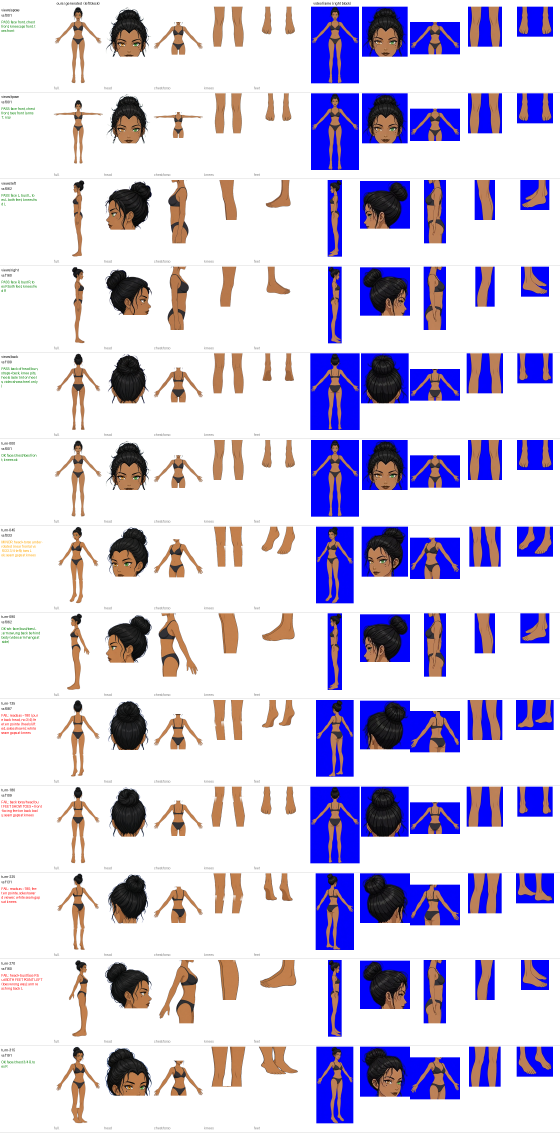
#> input picture body_tools/work/apose_turn/direction_check.png, 1680 x 3400 px, given in place of f033.png, which was not available (shown at 1/3 size)
$ python -i mirror_sharp.py   (imports and definitions only)
#> lines starting #> are read from the running program, lines starting #| are printed output that depends on the picture; after the words box and inside, x2 and y2 are one past the last pixel; in counts of white or black regions, pixels touching at a corner belong together; pictures that were not available may be replaced by others from this repository, and a replacement may not be noted
### body_tools/work/apose_turn/seg.py
import numpy as np
from PIL import Image
from scipy import ndimage as nd
def mask_of(path):
    a=np.array(Image.open(path).convert('RGB')).astype(int)
    blue=(a[...,2]-np.maximum(a[...,0],a[...,1]))>120
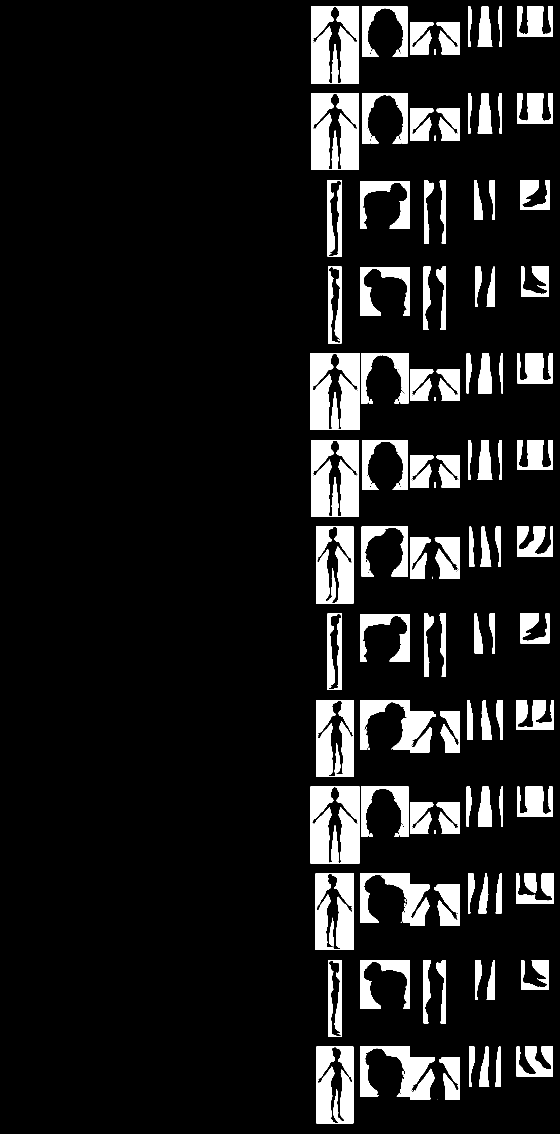
#> blue: shape (3400, 1680) bool (shown at 1/3 size); 10.7% white; 137 white regions (19 under 20 px), largest, box (x1, y1, x2, y2) and area: (931, 1060, 1079, 1290) 27216, (931, 2360, 1079, 2590) 27216, (933, 20, 1077, 250) 26569
    m=~blue
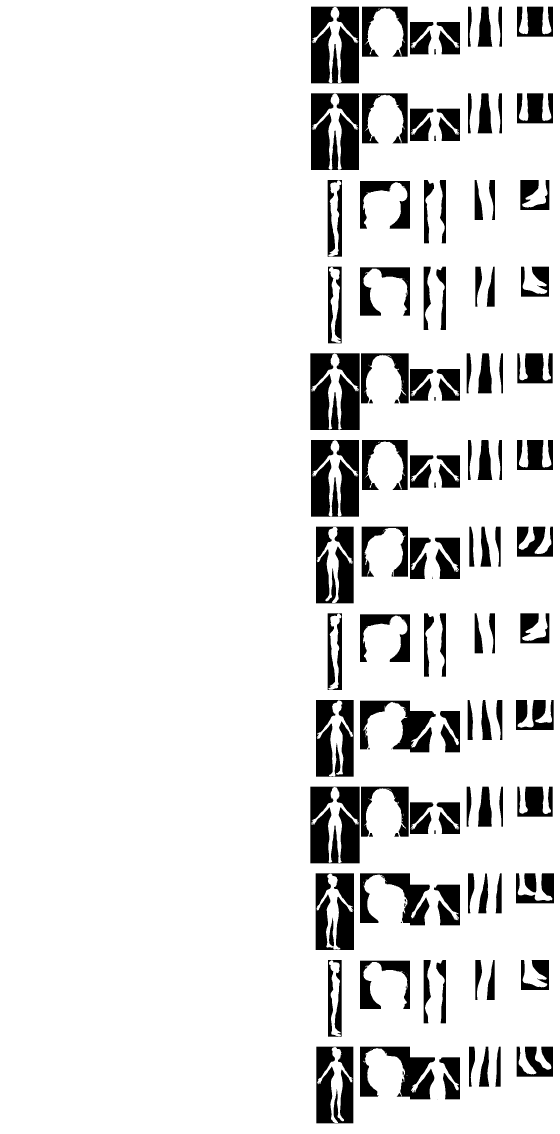
#> m: shape (3400, 1680) bool (shown at 1/3 size); 89.3% white; 137 black regions (19 under 20 px), largest, box (x1, y1, x2, y2) and area: (931, 1060, 1079, 1290) 27216, (931, 2360, 1079, 2590) 27216, (933, 20, 1077, 250) 26569
    lab,n=nd.label(m);
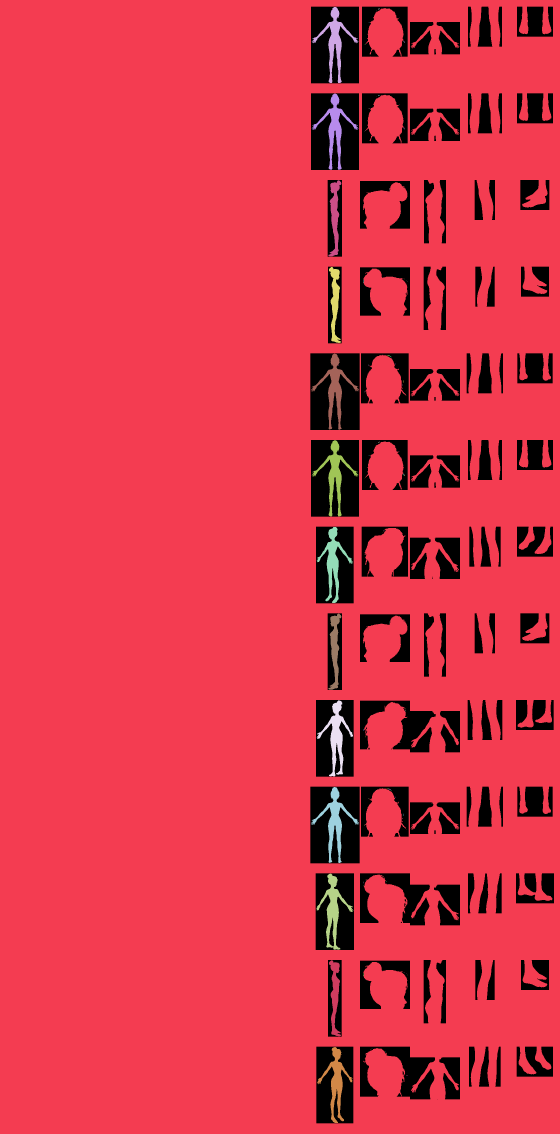
#> lab: shape (3400, 1680) int32 (shown at 1/3 size); 110 distinct labels, from 0 to 109; one colour per label, 0 black
#> n = 109
    if n==0: return m
    sz=nd.sum(m,lab,range(1,n+1));keep=np.isin(lab,1+np.nonzero(sz>=200)[0])
#> after `sz = nd.sum(m, lab, range(1, n + 1))`: sz = 109 values, max 5026092 at index 0, min 1 at index 4, mean 46798.8
#> after `keep = np.isin(lab, 1 + np.nonzero(sz >= 200)[0])`: keep: shape (3400, 1680) bool; 89.3% white; 137 black regions (19 under 20 px), largest, box (x1, y1, x2, y2) and area: (931, 1060, 1079, 1290) 27220, (931, 2360, 1079, 2590) 27220, (933, 20, 1077, 250) 26570
    return nd.binary_fill_holes(keep)|keep
#> returned value: shape (3400, 1680) bool; every value is 1

### body_tools/work/apose_turn/diagonals/mirror_sharp.py
# silhouette at theta+180 = mirror of silhouette at theta (orthographic) -> check 135 vs mirror(f191), 225 vs mirror(f033), and vice versa
import sys, json, numpy as np
from PIL import Image
from scipy import ndimage as nd
sys.path.insert(0,'/workspace/shadowveil/body_tools/work/apose_turn'); from seg import mask_of
FR='/workspace/shadowveil/reference/apose_turn/frames/f%03d.png'
def norm(f,mirror=False):
    m=mask_of(FR%f); ys,xs=np.nonzero(m); t,b=ys.min(),ys.max(); s=1000/(b-t)
#> after `t, b = (ys.min(), ys.max())`: t = 0; b = 3399
#> after `s = 1000 / (b - t)`: s = 0.294
    hb=m[int(t+.45*(b-t)):int(t+.5*(b-t))]; cx=np.median(np.nonzero(hb)[1])
#> after `hb = m[int(t + 0.45 * (b - t)):int(t + 0.5 * (b - t))]`: hb: shape (170, 1680) bool; every value is 1
#> after `cx = np.median(np.nonzero(hb)[1])`: cx = 839.5
    if mirror: m=m[:,::-1]; cx=m.shape[1]-1-cx
    im=Image.fromarray((m*255).astype(np.uint8)).transform((800,1100),Image.AFFINE,(1/s,0,cx-400/s,0,1/s,t-50/s),resample=Image.BILINEAR)
#> im: PIL image 800x1100 L; 56.1% white; 1 black region, box (x1, y1, x2, y2) and area: (0, 0, 800, 1100) 386000
    return np.array(im)>127
#> call 2 of norm, with f = 191, mirror = True
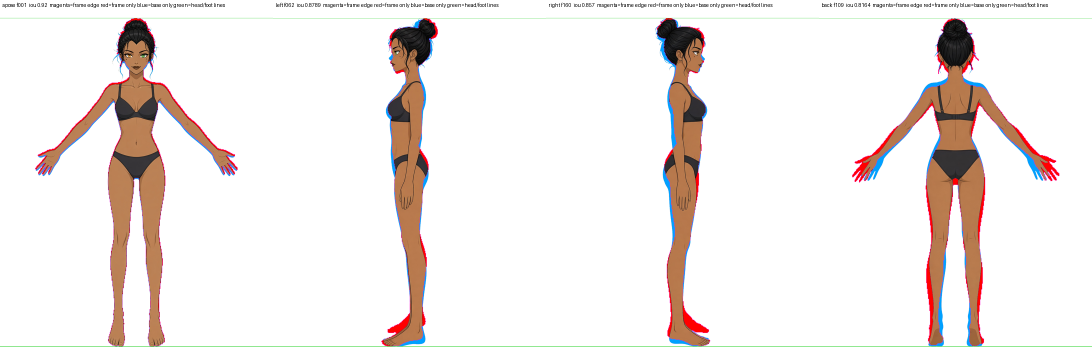
#> input picture body_tools/work/apose_turn/handoff_overlay.png, 2184 x 716 px, given in place of f191.png, which was not available (shown at 1/2 size)
#> in mask_of (call 2), `blue=(a[...,2]-np.maximum(a[...,0],a[...,1]))>120`:
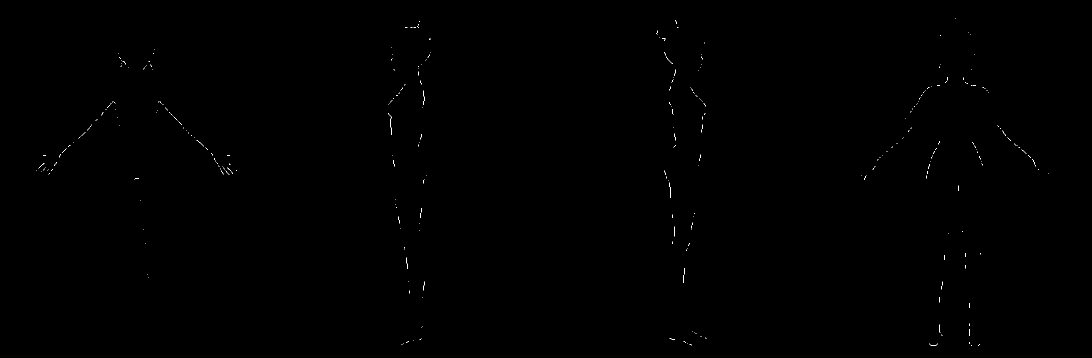
#> blue: shape (716, 2184) bool (shown at 1/2 size); 0.09% white in thin lines or dots, all inside (x1, y1, x2, y2) = (72, 37, 2098, 692)
#> in mask_of (call 2), `lab,n=nd.label(m);`:
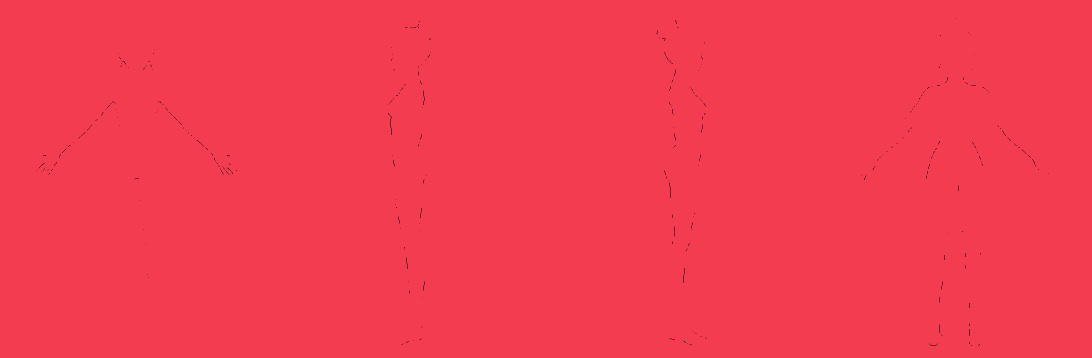
#> lab: shape (716, 2184) int32 (shown at 1/2 size); 3 distinct labels, from 0 to 2; one colour per label, 0 black
#> in mask_of (call 2), `lab,n=nd.label(m);`: n = 2
#> in mask_of (call 2), `sz = nd.sum(m, lab, range(1, n + 1))`: sz = [1562364, 1]
#> in mask_of (call 2), `return nd.binary_fill_holes(keep)|keep`: returned value: shape (716, 2184) bool; every value is 1
#> in norm (call 2), `t, b = (ys.min(), ys.max())`: b = 715
#> in norm (call 2), `s = 1000 / (b - t)`: s = 1.4
#> in norm (call 2), `cx = np.median(np.nonzero(hb)[1])`: cx = 1091.5
#> in norm (call 2), `im=Image.fromarray((m*255).astype(np.uint8)).transform((800,1100),Imag..`:
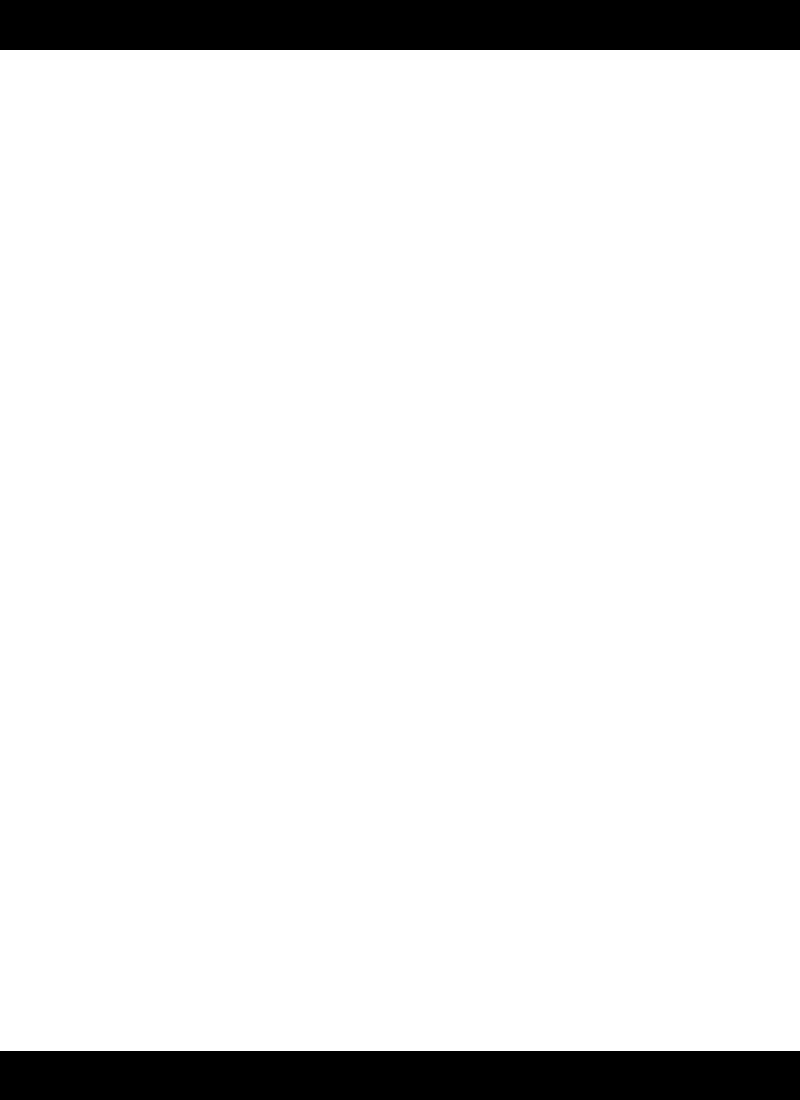
#> im: PIL image 800x1100 L; 91% white; 2 black regions, box (x1, y1, x2, y2) and area: (0, 0, 800, 50) 40000, (0, 1051, 800, 1100) 39200
def iou(a,b): return round(float((a&b).sum()/(a|b).sum()),4)
def edge_metrics(f):
#> (the run stopped early here; a loop or call above may not have finished)
